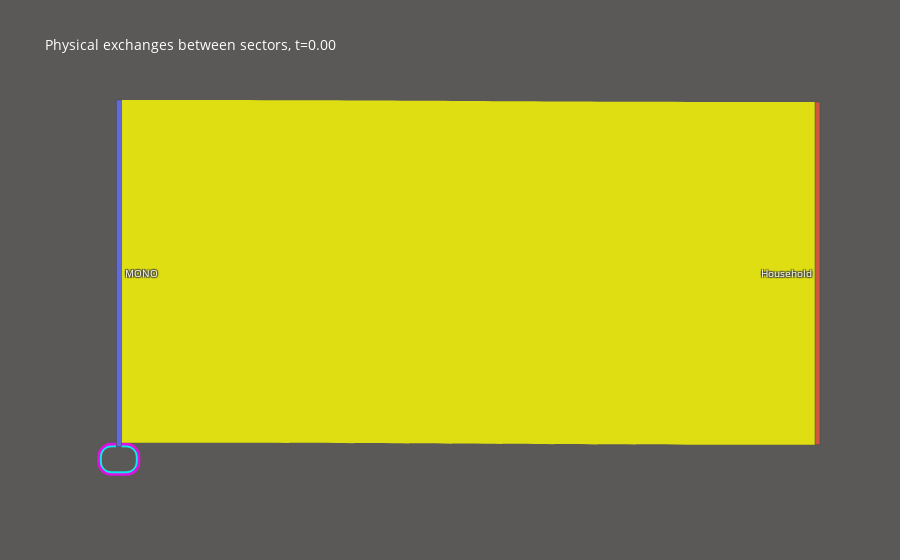
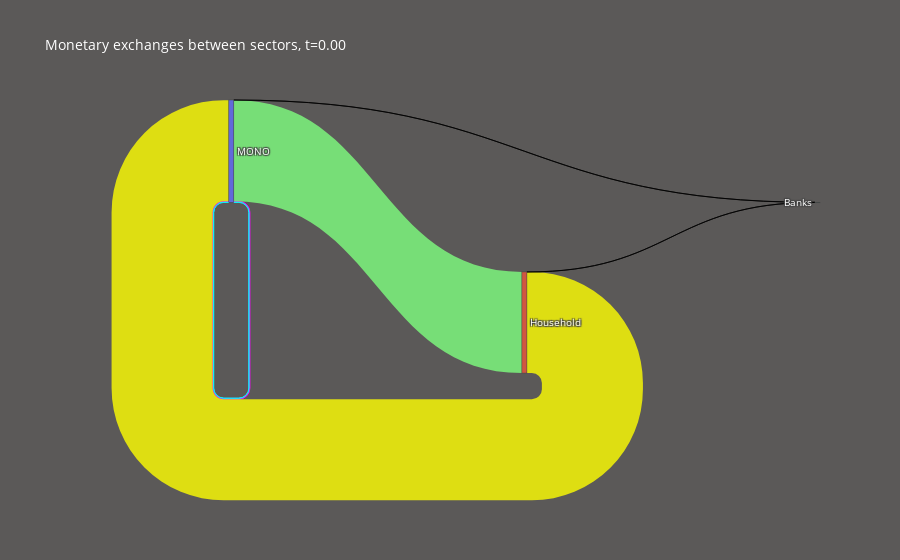

Notebook source saved alongside these figures, in order:
### Code cell
import matplotlib.pyplot as plt

hub=chm.Hub('GK')
hub.set_dparam(**{'Tmax':100,'dt':0.1})
hub.run()
hub.reinterpolate_dparam(100)
### One var 
chm.plots.Var(hub,**{'key':'employment', 
        'mode':False, 
        'log':False,
        'idx':0, 
        'Region':0, 
        'tini':False, 
        'tend':False, 
        'title':''})
plt.close('all')
chm.plots.Var(hub,**{'key':'employment',
        'mode':'sensitivity',  #
        'log':False,
        'idx':0, 
        'Region':0, 
        'tini':False, 
        'tend':False, 
        'title':''})
plt.close('all')
chm.plots.Var(hub,**{'key':'employment',
        'mode':'sensitivity', 
        'log':True, #
        'idx':0, 
        'Region':0, 
        'tini':False, 
        'tend':False, 
        'title':''})
plt.close('all')
chm.plots.Var(hub,**{'key':'employment',
        'mode':'cycles', #
        'log':False,
        'idx':0, 
        'Region':0, 
        'tini':False, 
        'tend':False, 
        'title':''})
plt.close('all')
chm.plots.Var(hub,**{'key':'employment',
        'mode':False, 
        'log':False,
        'idx':0, 
        'Region':0, 
        'tini':10, #
        'tend':20, #
        'title':''})
plt.close('all')
chm.plots.Var(hub,**{'key':'employment',
        'mode':False, 
        'log':False,
        'idx':0, 
        'Region':0, 
        'tini':10, #
        'tend':20, #
        'title':'Hello'})
plt.close('all')

chm.plots.cycles_characteristics(hub,**{'xaxis':'omega', 
                                        'yaxis':'employment', 
                                        'ref':'employment', 
                                        'type1':'frequency', 
                                        'normalize':False, 
                                        'Region':0, 
                                        'title':''})
plt.close('all')
chm.plots.plotbyunits(hub,**{'filters_key':(),
                        'filters_units':(),
                        'filters_sector':(),
                        'separate_variables':{}, 
                        'lw':1, 
                        'idx':0, 
                        'Region':0, 
                        'tini':False, 
                        'tend':False, 
                        'title':''})
plt.close('all')
chm.plots.plotbyunits(hub,**{'filters_key':(),
                        'filters_units':(),
                        'filters_sector':(),
                        'separate_variables':{}, 
                        'lw':1, 
                        'idx':0, 
                        'Region':0, 
                        'tini':10, 
                        'tend':15, 
                        'title':''})
plt.close('all')
chm.plots.plotbyunits(hub,**{'filters_key':('pi','Pi'),
                        'filters_units':('y^{-1}'),
                        'filters_sector':(),
                        'separate_variables':{'':['omega']}, 
                        'lw':1, 
                        'idx':0, 
                        'Region':0, 
                        'tini':10, 
                        'tend':15, 
                        'title':''})
plt.close('all')
chm.plots.plotnyaxis(hub,**{'y':[['pi','omega'],['d']],
                                'x':'time', 
                                'idx':0,
                                'Region':0,
                                'log':False,# []
                                'title':'', 
                                })
plt.close('all')
chm.plots.plotnyaxis(hub,**{'y':[['omega'],['employment']],
                                'x':'time', 
                                'idx':0,
                                'Region':0,
                                'log':True,
                                'title':'', 
                                })
plt.close('all')
chm.plots.plotnyaxis(hub,**{   'y':[['omega'],['employment']],
                                'x':'time', 
                                'idx':0,
                                'Region':0,
                                'log':[True,False],
                                'title':'', 
                                })
plt.close('all')

chm.plots.XY (hub,**{    'x':'employment',
                        'y':'omega',
                        'color':'d', 
                        'scaled':True,
                        'idx':0, 
                        'Region':0, 
                        'tini':False, 
                        'tend':False, 
                        'title':'', 
                        })
plt.close('all')
chm.plots.XY (hub,**{    'x':'employment',
                        'y':'omega',
                        'color':'d', 
                        'scaled':False,
                        'idx':0, 
                        'Region':0, 
                        'tini':False, 
                        'tend':False, 
                        'title':'', 
                        })
plt.close('all')
chm.plots.XY (hub,**{    'x':'employment',
                        'y':'omega',
                        'color':'d', 
                        'scaled':False,
                        'idx':0, 
                        'Region':0, 
                        'tini':10, 
                        'tend':15, 
                        'title':'', 
                        })
plt.close('all')
chm.plots.XYZ(hub,**{   'x':'employment',
                        'y':'omega',
                        'z':'d', 
                        'color':'time', 
                        'idx':0, 
                        'Region':0, 
                        'tini':False, 
                        'tend':False, 
                        'title':''},)
plt.close('all')
chm.plots.XYZ(hub,**{   'x':'employment',
                        'y':'omega',
                        'z':'d', 
                        'color':'time', 
                        'idx':0, 
                        'Region':0, 
                        'tini':10, 
                        'tend':20, 
                        'title':''},)
plt.close('all')

chm.plots.plotbyunits(hub,**{'filters_key' :('p'),
                                'filters_units':('Units'),
                                'filters_sector':(),
                                'separate_variables':{'':['employment','omega']},
                                'idx':0,
                                'Region':0,
                                'title':'',
                                'lw':2})
plt.close('all')

#chm.plots.cycles_characteristics(hub,**{})

chm.plots.plotnyaxis(hub,**{'x': 'time',
                                'y': [['employment', 'employment'],
                                        ['omega'],
                                        ],
                                'idx':0,
                                'title':'',
                                'lw':1})
plt.close('all')



hub=chm.Hub('CHIMES0')
chm.plots.Sankey(hub)

R=hub.get_dparam()
for sector in R['Nprod']['list'] :
        chm.plots.plotnyaxis(hub, y=[[['inflation', sector],
                                ['inflationMarkup', sector],
                                ['inflationdotV', sector], ],
                                [['dotV',sector]],
                                [['c',sector],
                                ['p',sector]],
                                [['pi',sector],
                                ['kappa',sector]],
                                [['employment',sector],
                                ['u',sector],
                                ]],)
        chm.plots.repartition(hub,
                        ['pi','omega','Mxi','Mgamma','rd','reloverinvest','reldotv'],
                        sign= [1,1,1,1,1,1,-1],
                        sector=sector,
                        title=f'Expected relative budget $\pi$ for sector {sector}')
        chm.plots.repartition(hub,['Minter','Minvest','C','dotV'],
                        ref='Y',
                        sector=sector,
                        title=f'Physical Fluxes for sector {sector}')
        chm.plots.repartition(hub,['MtransactY','MtransactI','wL','pC','rD'],
                        sign=[1, 1, 1, -1, 1],
                        ref='dotD',
                        sector=sector,
                        title=f'Monetary Fluxes for sector {sector}',
                        removetranspose=True)

### Figure 1 — Plotly figure (JSON) as saved in the notebook; plotly's stock layout.template omitted (floating-point values rounded to 4 significant figures)
{"data": [{"link": {"color": ["rgba(255,  0,255, 0.8)", "rgba(  0,255,255, 0.8)", "rgba(255,255,  0, 0.8)"], "label": ["Minvest", "Minter", "Consumption"], "source": [0, 0, 0], "target": [0, 0, 1], "value": [0.02888, 0.009, 3.237]}, "node": {"label": ["MONO", "Household"], "pad": 50, "thickness": 5}, "type": "sankey"}], "layout": {"font": {"color": "white", "size": 10}, "hovermode": "x", "paper_bgcolor": "#5B5958", "title": {"text": "Physical exchanges between sectors, t=0.00"}}}

### Figure 2 — Plotly figure (JSON) as saved in the notebook; plotly's stock layout.template omitted (floating-point values rounded to 4 significant figures)
{"data": [{"link": {"color": ["rgba(255,  0,255, 0.8)", "rgba(  0,255,255, 0.8)", "rgba(255,255,  0, 0.8)", "rgba(127,255,127, 0.8)", "rgba(0,0,0, 0.8)", "rgba(0,0,0, 0.8)"], "label": ["Minvest", "Minter", "Consumption"], "source": [0, 0, 1, 0, 0, 1], "target": [0, 0, 0, 1, 2, 2], "value": [0.02888, 0.009, 3.237, 3.24, 0.003, 0.003]}, "node": {"label": ["MONO", "Household", "Banks"], "pad": 50, "thickness": 5}, "type": "sankey"}], "layout": {"font": {"color": "white", "size": 10}, "hovermode": "x", "paper_bgcolor": "#5B5958", "title": {"text": "Monetary exchanges between sectors, t=0.00"}}}
